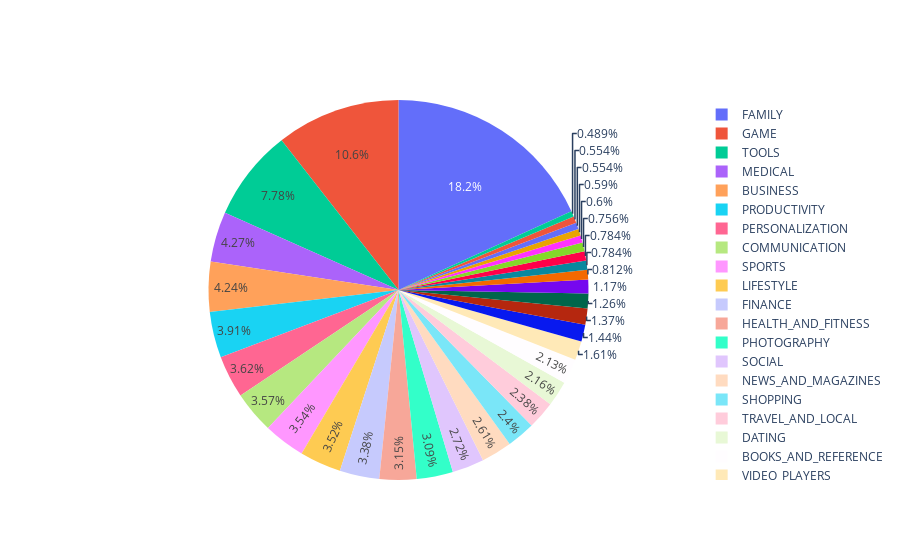

The notebook cell this image was saved under:
### Code cell
# Easier and better with plotly
# Interactive as well, Try hovering over the pie chart
apps_count_in_category = df['Category'].value_counts().sort_values(ascending=False)

data = [go.Pie(
        labels = apps_count_in_category.index,
        values = apps_count_in_category.values,
        hoverinfo = 'label+value'
    
)]

plotly.offline.iplot(data, filename='active_category')

### Figure 1 — Plotly figure (JSON) as saved in the notebook; plotly's stock layout.template omitted (floating-point values rounded to 4 significant figures)
{"data": [{"hoverinfo": "label+value", "labels": ["FAMILY", "GAME", "TOOLS", "MEDICAL", "BUSINESS", "PRODUCTIVITY", "PERSONALIZATION", "COMMUNICATION", "SPORTS", "LIFESTYLE", "FINANCE", "HEALTH_AND_FITNESS", "PHOTOGRAPHY", "SOCIAL", "NEWS_AND_MAGAZINES", "SHOPPING", "TRAVEL_AND_LOCAL", "DATING", "BOOKS_AND_REFERENCE", "VIDEO_PLAYERS", "EDUCATION", "ENTERTAINMENT", "MAPS_AND_NAVIGATION", "FOOD_AND_DRINK", "HOUSE_AND_HOME", "LIBRARIES_AND_DEMO", "AUTO_AND_VEHICLES", "WEATHER", "ART_AND_DESIGN", "EVENTS", "COMICS", "PARENTING", "BEAUTY"], "type": "pie", "values": [1972, 1144, 843, 463, 460, 424, 392, 387, 384, 382, 366, 341, 335, 295, 283, 260, 258, 234, 231, 175, 156, 149, 137, 127, 88, 85, 85, 82, 65, 64, 60, 60, 53]}], "layout": {}}
